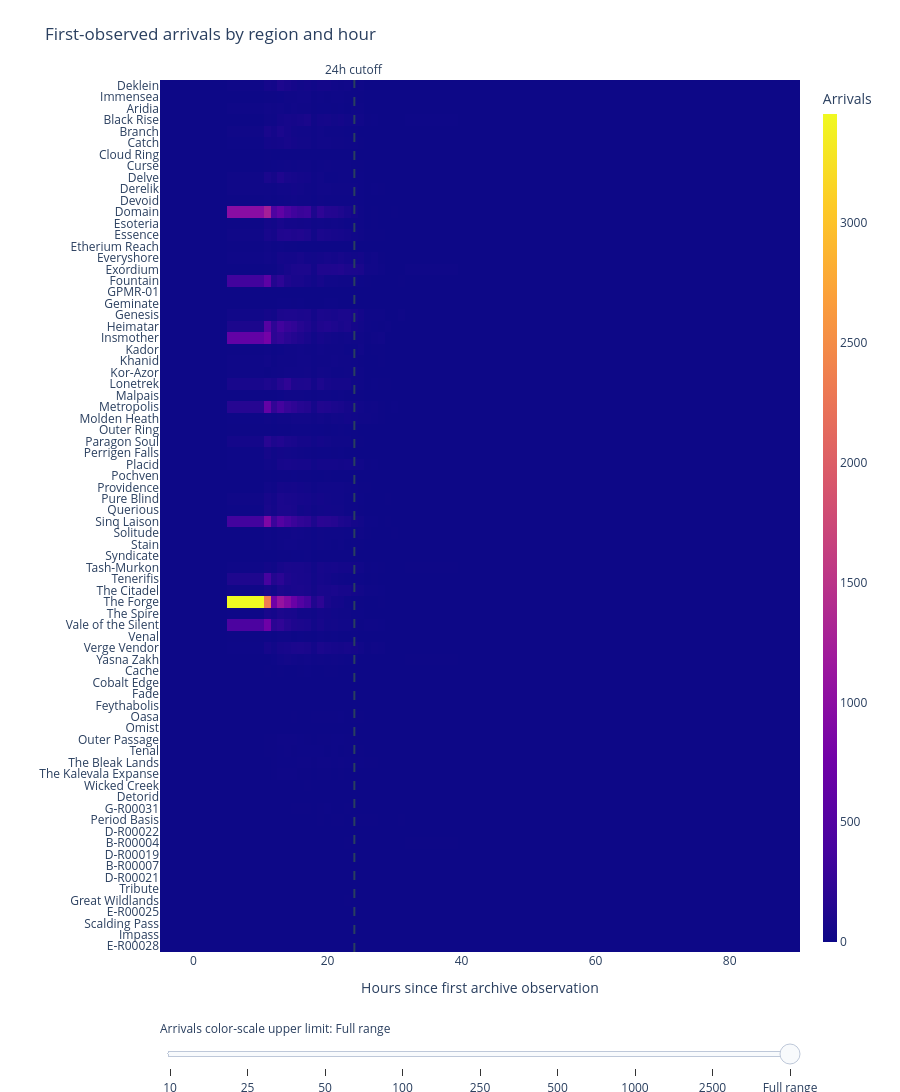

Notebook cell for this chart:
### Code cell
region_hour_counts = (
    first_arrivals.with_columns(pl.col("elapsed_hours").floor().cast(pl.Int64).alias("hour"))
    .group_by("region_name", "hour")
    .len()
)

if not region_hour_counts.is_empty():
    region_order = (
        first_arrivals.group_by("region_name")
        .agg(pl.col("elapsed_hours").min().alias("first_appearance_hours"))
        .sort("first_appearance_hours", "region_name")
        .get_column("region_name")
        .to_list()
    )
    hour_order = sorted(region_hour_counts["hour"].unique().to_list())

    heatmap_grid = (
        pl.DataFrame({"region_name": region_order})
        .with_row_index("region_order")
        .join(pl.DataFrame({"hour": hour_order}), how="cross")
        .join(region_hour_counts, on=["region_name", "hour"], how="left")
        .with_columns(pl.col("len").fill_null(0))
        .sort("region_order", "hour")
    )
    counts = heatmap_grid["len"].to_numpy().reshape(len(region_order), len(hour_order))

    hour_intervals = [
        [
            format_utc(baseline_at + timedelta(hours=hour)),
            format_utc(baseline_at + timedelta(hours=hour + 1)),
            hour,
            hour + 1,
        ]
        for hour in hour_order
    ]

    # Preset color-scale limits. Limits above the observed maximum are omitted.
    full_range_max = int(counts.max())
    arrival_limits = [
        limit
        for limit in [10, 25, 50, 100, 250, 500, 1000, 2500, 5000]
        if limit < full_range_max
    ]
    arrival_limits.append(full_range_max)

    slider_steps = [
        {
            "method": "restyle",
            "args": [
                {
                    "zmin": [0],
                    "zmax": [limit],
                    "zauto": [False],
                },
                [0],
            ],
            "label": str(limit) if limit < full_range_max else "Full range",
        }
        for limit in arrival_limits
    ]

    heatmap = go.Figure(
        go.Heatmap(
            x=hour_order,
            y=region_order,
            z=counts,
            zmin=0,
            zmax=full_range_max,
            zauto=False,
            colorbar={"title": "Arrivals", "thickness": 14},
            customdata=[hour_intervals for _ in region_order],
            hovertemplate=(
                "region=%{y}<br>elapsed %{customdata[2]}-%{customdata[3]}h"
                "<br>UTC %{customdata[0]} to %{customdata[1]}"
                "<br>arrivals=%{z}<extra></extra>"
            ),
        )
    )

    format_chart(
        heatmap,
        width=900,
        height=max(490, 24 * len(region_order) + 220),
    )
    heatmap.update_layout(
        title="First-observed arrivals by region and hour",
        margin={"l": 160, "r": 100, "t": 80, "b": 140},
        sliders=[
            {
                "active": len(slider_steps) - 1,
                "currentvalue": {"prefix": "Arrivals color-scale upper limit: "},
                "pad": {"t": 65},
                "steps": slider_steps,
            }
        ],
    )
    heatmap.update_xaxes(
        title_text="Hours since first archive observation",
        showgrid=False,
    )
    heatmap.update_yaxes(
        title_text=None,
        categoryorder="array",
        categoryarray=region_order,
        autorange="reversed",
        dtick=1,
        showgrid=False,
    )
    heatmap.add_vline(
        x=LATE_CUTOFF_HOURS,
        line_dash="dash",
        annotation_text=f"{LATE_CUTOFF_HOURS}h cutoff",
        annotation_position="top",
    )
    heatmap.update_layout(
        autosize=False,
        width=900,
        margin={
            "l": 160,
            "r": 100,
            "t": 80,
            "b": 140,
            "autoexpand": False,
        },
    )
    heatmap.update_xaxes(automargin=False)
    heatmap.update_yaxes(automargin=False)

    heatmap.show(config={"responsive": False})
else:
    print("No first-observed arrivals in the saved evidence.")

### Figure 1 — Plotly figure (JSON) as saved in the notebook; plotly's stock layout.template omitted (floating-point values rounded to 4 significant figures; data arrays with more than 128 entries replaced by an {"elided": "..."} marker saying what was removed)
{"data": [{"colorbar": {"thickness": 14, "title": {"text": "Arrivals"}}, "customdata": {"elided": "76x27x4 mixed values"}, "hovertemplate": "region=%{y}<br>elapsed %{customdata[2]}-%{customdata[3]}h<br>UTC %{customdata[0]} to %{customdata[1]}<br>arrivals=%{z}<extra></extra>", "type": "heatmap", "x": [0, 10, 11, 12, 13, 14, 15, 16, 17, 18, 19, 20, 21, 22, 23, 24, 25, 26, 27, 28, 29, 30, 31, 32, 47, 50, 77], "y": ["Deklein", "Immensea", "Aridia", "Black Rise", "Branch", "Catch", "Cloud Ring", "Curse", "Delve", "Derelik", "Devoid", "Domain", "Esoteria", "Essence", "Etherium Reach", "Everyshore", "Exordium", "Fountain", "GPMR-01", "Geminate", "Genesis", "Heimatar", "Insmother", "Kador", "Khanid", "Kor-Azor", "Lonetrek", "Malpais", "Metropolis", "Molden Heath", "Outer Ring", "Paragon Soul", "Perrigen Falls", "Placid", "Pochven", "Providence", "Pure Blind", "Querious", "Sinq Laison", "Solitude", "Stain", "Syndicate", "Tash-Murkon", "Tenerifis", "The Citadel", "The Forge", "The Spire", "Vale of the Silent", "Venal", "Verge Vendor", "Yasna Zakh", "Cache", "Cobalt Edge", "Fade", "Feythabolis", "Oasa", "Omist", "Outer Passage", "Tenal", "The Bleak Lands", "The Kalevala Expanse", "Wicked Creek", "Detorid", "G-R00031", "Period Basis", "D-R00022", "B-R00004", "D-R00019", "B-R00007", "D-R00021", "Tribute", "Great Wildlands", "E-R00025", "Scalding Pass", "Impass", "E-R00028"], "z": {"elided": "76x27 int values"}, "zauto": false, "zmax": 3456, "zmin": 0}], "layout": {"annotations": [{"showarrow": false, "text": "24h cutoff", "x": 24, "xanchor": "center", "xref": "x", "y": 1, "yanchor": "bottom", "yref": "y domain"}], "autosize": false, "height": 2044, "legend": {"orientation": "h", "x": 0, "y": -0.25, "yanchor": "top"}, "margin": {"autoexpand": false, "b": 140, "l": 160, "r": 100, "t": 80}, "shapes": [{"line": {"dash": "dash"}, "type": "line", "x0": 24, "x1": 24, "xref": "x", "y0": 0, "y1": 1, "yref": "y domain"}], "sliders": [{"active": 8, "currentvalue": {"prefix": "Arrivals color-scale upper limit: "}, "pad": {"t": 65}, "steps": [{"args": [{"zauto": [false], "zmax": [10], "zmin": [0]}, [0]], "label": "10", "method": "restyle"}, {"args": [{"zauto": [false], "zmax": [25], "zmin": [0]}, [0]], "label": "25", "method": "restyle"}, {"args": [{"zauto": [false], "zmax": [50], "zmin": [0]}, [0]], "label": "50", "method": "restyle"}, {"args": [{"zauto": [false], "zmax": [100], "zmin": [0]}, [0]], "label": "100", "method": "restyle"}, {"args": [{"zauto": [false], "zmax": [250], "zmin": [0]}, [0]], "label": "250", "method": "restyle"}, {"args": [{"zauto": [false], "zmax": [500], "zmin": [0]}, [0]], "label": "500", "method": "restyle"}, {"args": [{"zauto": [false], "zmax": [1000], "zmin": [0]}, [0]], "label": "1000", "method": "restyle"}, {"args": [{"zauto": [false], "zmax": [2500], "zmin": [0]}, [0]], "label": "2500", "method": "restyle"}, {"args": [{"zauto": [false], "zmax": [3456], "zmin": [0]}, [0]], "label": "Full range", "method": "restyle"}]}], "title": {"text": "First-observed arrivals by region and hour"}, "width": 900, "xaxis": {"automargin": false, "nticks": 8, "showgrid": false, "title": {"text": "Hours since first archive observation"}}, "yaxis": {"automargin": false, "autorange": "reversed", "categoryarray": ["Deklein", "Immensea", "Aridia", "Black Rise", "Branch", "Catch", "Cloud Ring", "Curse", "Delve", "Derelik", "Devoid", "Domain", "Esoteria", "Essence", "Etherium Reach", "Everyshore", "Exordium", "Fountain", "GPMR-01", "Geminate", "Genesis", "Heimatar", "Insmother", "Kador", "Khanid", "Kor-Azor", "Lonetrek", "Malpais", "Metropolis", "Molden Heath", "Outer Ring", "Paragon Soul", "Perrigen Falls", "Placid", "Pochven", "Providence", "Pure Blind", "Querious", "Sinq Laison", "Solitude", "Stain", "Syndicate", "Tash-Murkon", "Tenerifis", "The Citadel", "The Forge", "The Spire", "Vale of the Silent", "Venal", "Verge Vendor", "Yasna Zakh", "Cache", "Cobalt Edge", "Fade", "Feythabolis", "Oasa", "Omist", "Outer Passage", "Tenal", "The Bleak Lands", "The Kalevala Expanse", "Wicked Creek", "Detorid", "G-R00031", "Period Basis", "D-R00022", "B-R00004", "D-R00019", "B-R00007", "D-R00021", "Tribute", "Great Wildlands", "E-R00025", "Scalding Pass", "Impass", "E-R00028"], "categoryorder": "array", "dtick": 1, "showgrid": false}}}
